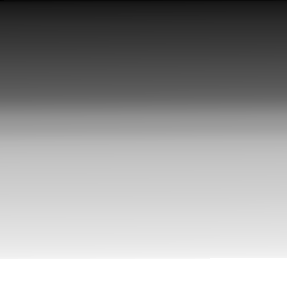
#> input picture TP1/img1_tp.png, 287 x 288 px
$ jupyter execute TP1_Parte2.ipynb   (shell and % lines are left out)
#> lines starting #> are read from the running program, lines starting #| are printed output that depends on the picture; after the words box and inside, x2 and y2 are one past the last pixel; in counts of white or black regions, pixels touching at a corner belong together
[cell 1]
#para mostrar las imagenes en linea con el codigo
import numpy as np
import cv2 as cv
import matplotlib.pyplot as plt

[cell 2]
#Se leen las imagenes en escala de grises y se visualizan

img1_gris = cv.imread("img1_tp.png", cv.IMREAD_GRAYSCALE)
#> img1_gris is the input picture: shape (288, 287); min 2, max 255, mean 154.8
img1_gris = cv.cvtColor(img1_gris, cv.COLOR_BGR2RGB)
img2_gris = cv.imread("img2_tp.png", cv.IMREAD_GRAYSCALE)
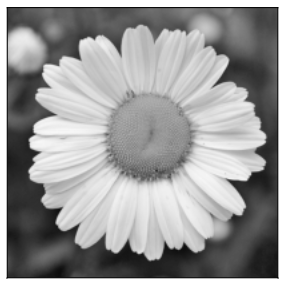
#> input picture TP1/img2_tp.png, 287 x 288 px
#> img2_gris is the input picture: shape (288, 287); min 2, max 255, mean 154.8
img2_gris = cv.cvtColor(img2_gris, cv.COLOR_BGR2RGB)

fig, ax = plt.subplots(1,2, figsize=(16,16))
ax[0].imshow(img1_gris)
ax[1].imshow(img2_gris)

plt.show()
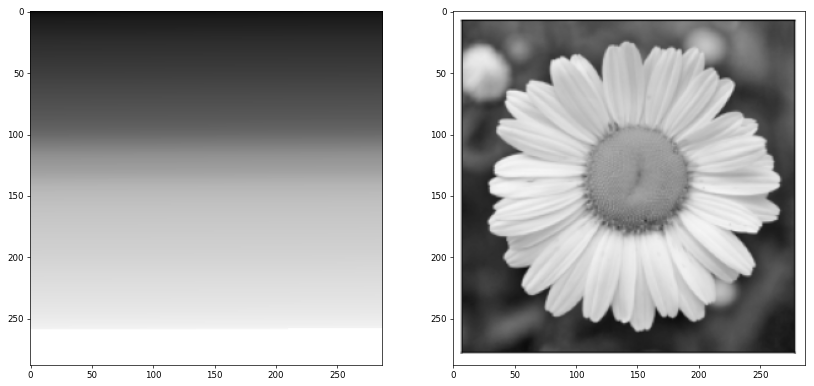
#> figure drawn by matplotlib, 2 panels

[cell 3]
#Se grafican los histogramas de ambas imagenes
hist1, bins = np.histogram(img1_gris,256,[0,256])
#> hist1 = 256 values, max 25200 at index 255, min 0 at index 0, mean 968.6; bins = 257 values from 0 to 256
hist2, bins = np.histogram(img2_gris,256,[0,256])
#> hist2 has the same summary as hist1

fig, ax = plt.subplots(1,2, figsize=(16,4))
ax[0].plot(hist1)
ax[1].plot(hist2)

plt.show()
#> figure, not shown here; panel 1: curve peaks at x = 255, y = 25200; panel 2: curve peaks at x = 255, y = 25200

De la comparación se puede visualizar que ambos histogramas son practicamente iguales. Las cantidades de pixeles con la misma intensidad es similar.
En este caso, no es de utilidad utilizar un histograma para entrenar un modelo de clasificación o detección de imagenes.

[cell 4]
#SEGMENTACIÓN
img_bgr = cv.imread("segmentacion.png")
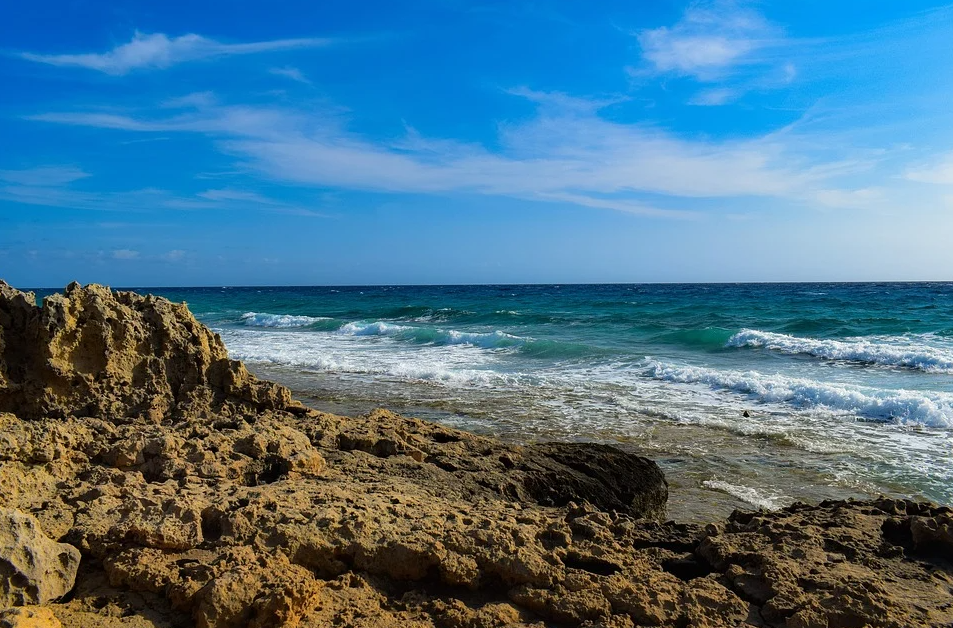
#> input picture TP1/segmentacion.png, 953 x 628 px
#> img_bgr is the input picture: shape (628, 953, 3); mean B, G, R 139, 116.4, 76.1
img_rgb = cv.cvtColor(img_bgr, cv.COLOR_BGR2RGB)
fig, ax = plt.subplots(1,1, figsize=(16,16))
ax.imshow(img_rgb)
plt.show()

[cell 5]
#Se separa la imagen en los tres canales RGB y se grafican los histogramas
img_r, img_g, img_b = cv.split(img_rgb)
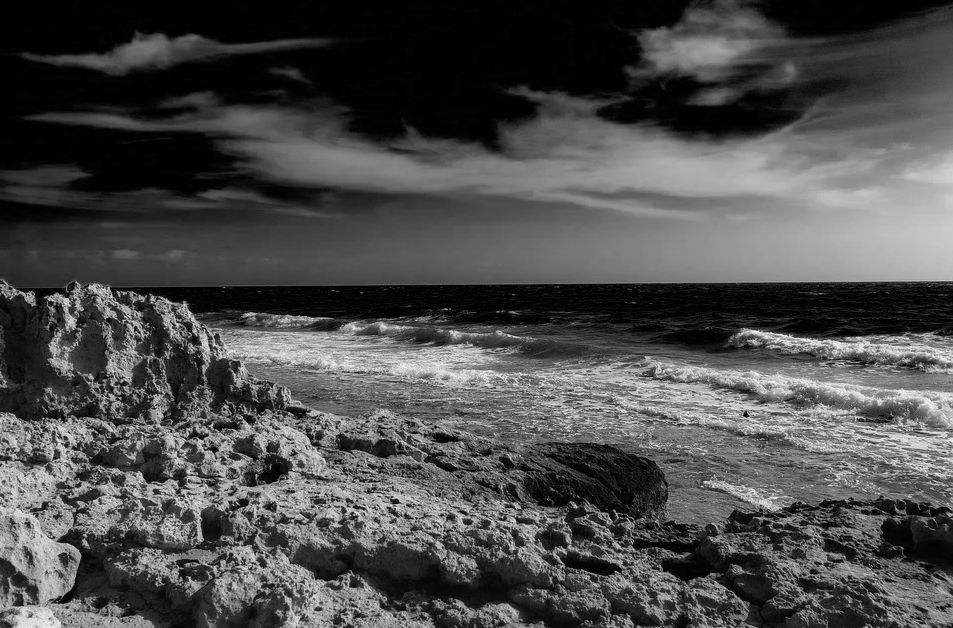
#> img_r: shape (628, 953); min 0, max 255, mean 76.1
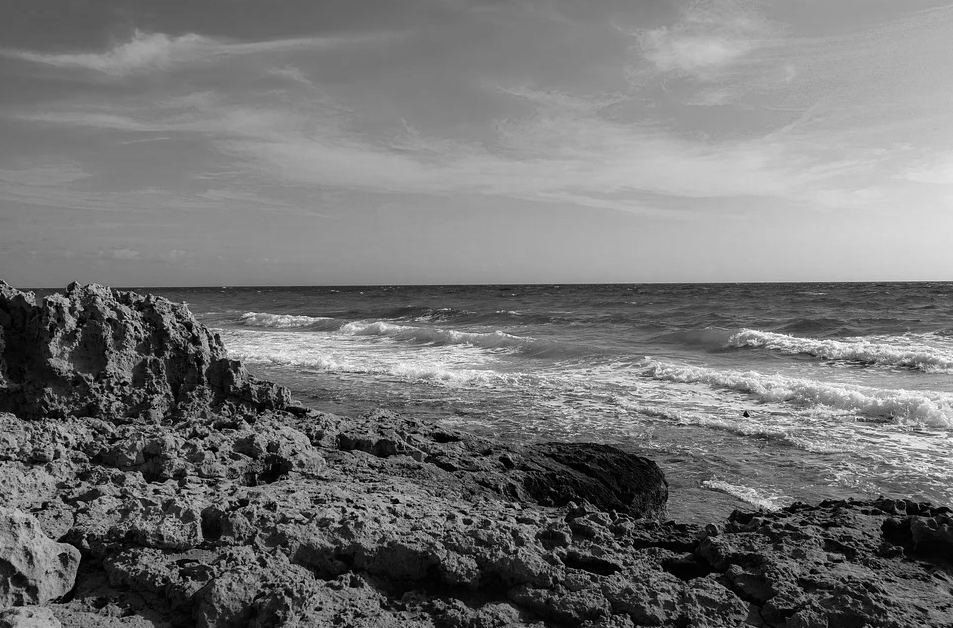
#> img_g: shape (628, 953); min 0, max 255, mean 116.4
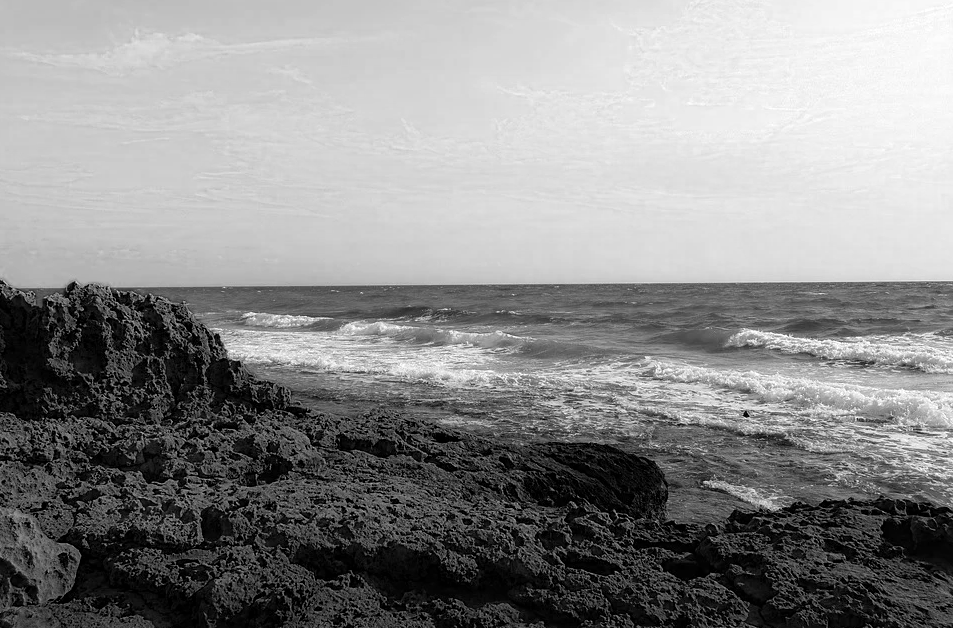
#> img_b: shape (628, 953); min 0, max 255, mean 139

hist_r, bins = np.histogram(img_r,256,[0,256])
#> hist_r = 256 values, max 37866 at index 0, min 0 at index 252, mean 2337.8
hist_g, bins = np.histogram(img_g,256,[0,256])
#> hist_g = 256 values, max 8300 at index 125, min 18 at index 254, mean 2337.8
hist_b, bins = np.histogram(img_b,256,[0,256])
#> hist_b = 256 values, max 22983 at index 0, min 108 at index 254, mean 2337.8


fig, ax = plt.subplots(1,3, figsize=(16,4))
ax[0].plot(hist_r)
ax[1].plot(hist_g)
ax[2].plot(hist_b)
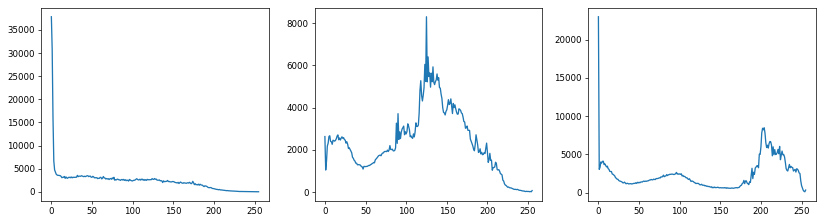
#> figure drawn by matplotlib, 3 panels; panel 1: curve peaks at x = 0, y = 37866; panel 2: curve peaks at x = 125, y = 8300; panel 3: curve peaks at x = 0, y = 22983

[cell 6]
#Se genera una mascara para segmentar el cielo. Se prueban con varios rangos hasta
#sintonzar mejor la segmentación.
mask = cv.inRange(img_rgb, (0,60,160),  (255,255,255))
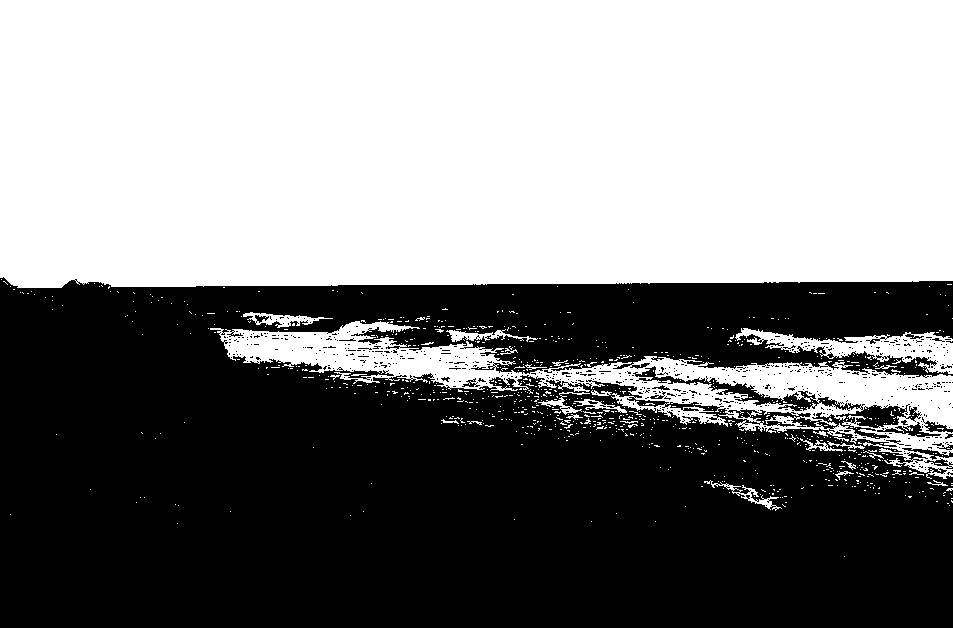
#> mask: shape (628, 953); 51.2% white; 610 black regions (593 under 20 px), largest, box (x1, y1, x2, y2) and area: (0, 277, 953, 628) 288941, (877, 422, 941, 437) 296, (902, 448, 953, 460) 188
img_segmentada = cv.bitwise_and(img_rgb, img_rgb, mask=mask)
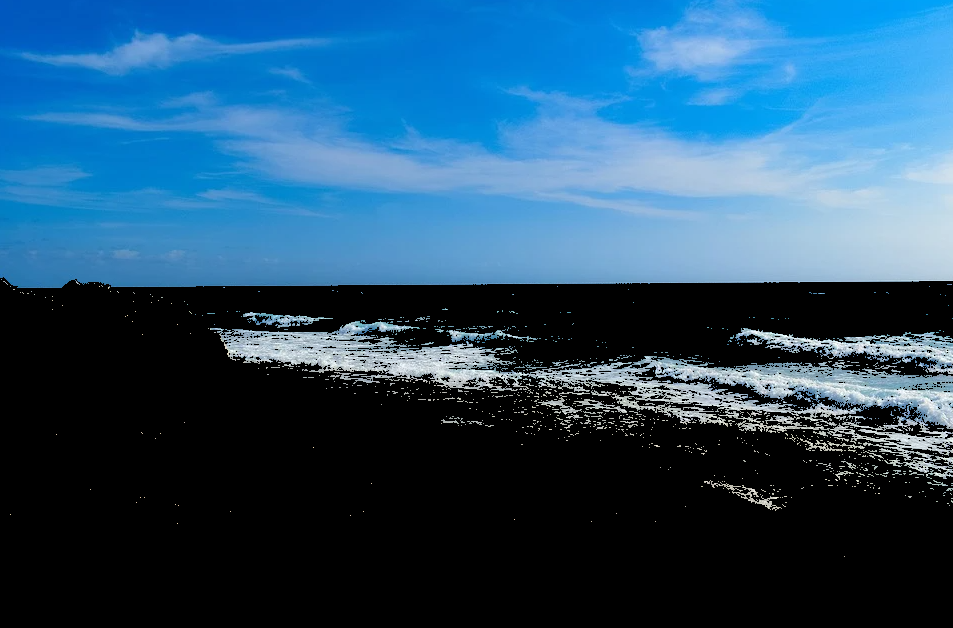
#> img_segmentada: shape (628, 953, 3); mean R, G, B 38.6, 79.5, 109.2

fig, ax = plt.subplots(1,1, figsize=(16,16))
ax.imshow(img_segmentada[:,:,:])
plt.show()

[cell 7]
#De forma similar se realiza la segmentación de la tierra.
#Se parte desde 0 y se suprimen los niveles mas altos.
mask = cv.inRange(img_rgb, (0,0,0),  (100,100,60))
#> mask: shape (628, 953); 20.8% white; 2303 white regions (2162 under 20 px), largest, box (x1, y1, x2, y2) and area: (254, 419, 953, 628) 61563, (0, 282, 332, 443) 22331, (48, 488, 310, 628) 15796
img_segmentada = cv.bitwise_and(img_rgb, img_rgb, mask=mask)
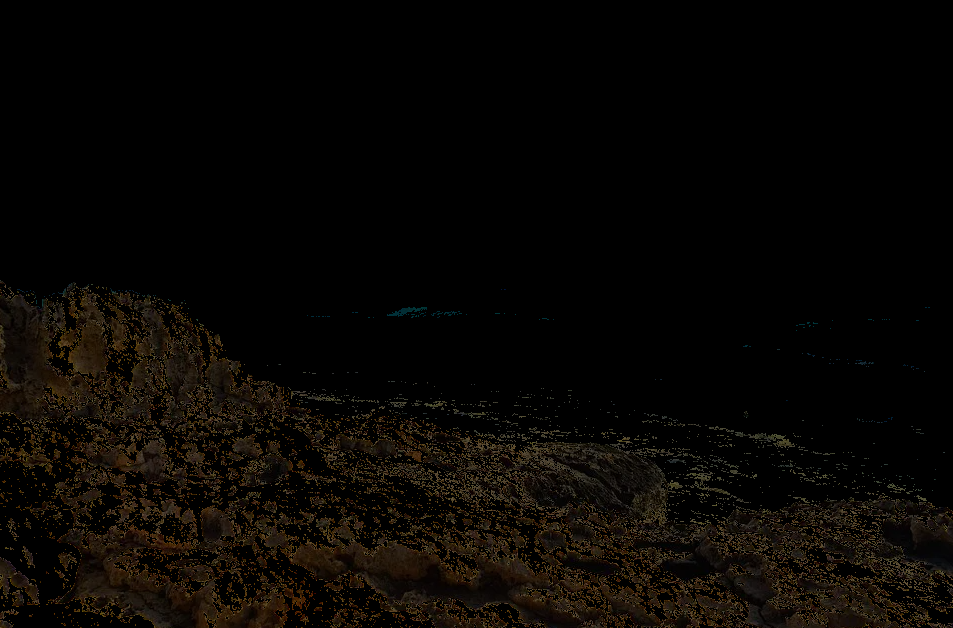
#> img_segmentada: shape (628, 953, 3); mean R, G, B 8.8, 6.3, 3.3

fig, ax = plt.subplots(1,1, figsize=(16,16))
ax.imshow(img_segmentada[:,:,:])
plt.show()
